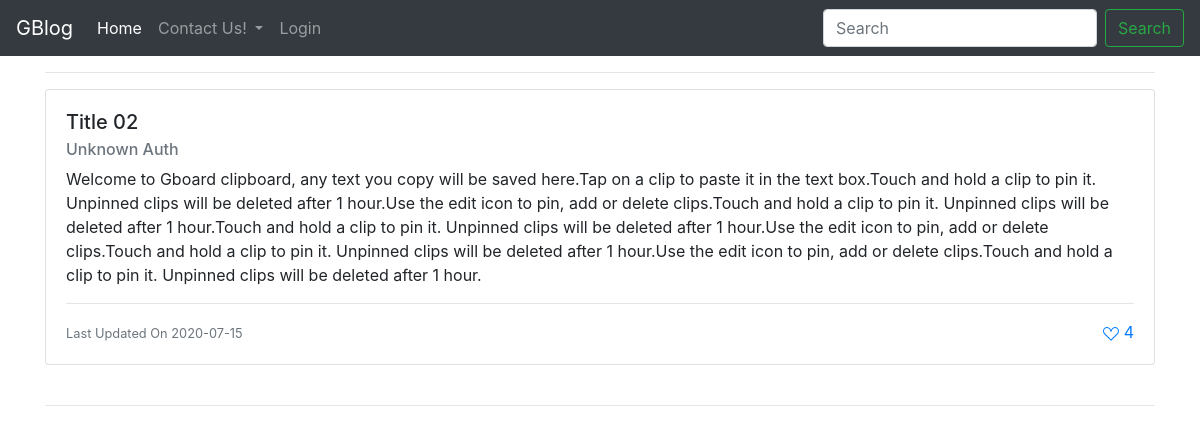
The page /posts on the database its author committed.
### app.py (models this page shows, shortened)
class BlogPost(db.Model):
    id = db.Column(db.Integer, primary_key=True)
    title = db.Column(db.String(100), nullable=False)
    content = db.Column(db.Text, nullable=False)
    author = db.Column(db.String(20), nullable=False, default='N/A')
    date_posted = db.Column(db.Date, nullable=False, default=datetime.now().date())
    likes = db.Column(db.Integer,default=0)

### app.py (the view)
@app.route("/posts" , methods=['GET', 'POST'])
def posts():
    isAdmin = False
    isLogged = False
    if request.method == 'POST':
        post_title = request.form['title']
        post_content = request.form['content']
        post_author = request.form['author']
        new_post = BlogPost(title=post_title, content=post_content, author=post_author)
        db.session.add(new_post)
        db.session.commit()
        return redirect('/posts')
    else:
        all_posts = BlogPost.query.order_by(BlogPost.date_posted).all()
        if 'user' in session:
            user = "Logged As " + session['user']
            isLogged = True
            if session['user'] == 'admin':
                isAdmin = True
            else:
                isAdmin = False
        else:
            user = ""
            isLogged = False
        return render_template('posts.html', posts=all_posts,isAdmin=isAdmin,isLogged=isLogged,user=user)

### templates/posts.html (shortened to what this page needs)
{% extends "base.html" %}
{% block body %}
    <hr>
{% for post in posts %}
	  <div class="card">
    <div class="card-body">
	    <h5 class="card-title">{{post.title}}</h5>
	    <h6 class="card-subtitle mb-2 text-muted">{{post.author}}</h6>
	    <p style="white-space:pre-wrap" class="card-text">{{post.content}}</p>
	    <hr>
	    <p class="card-text"><small class="text-muted"> Last Updated On {{post.date_posted}}</small>
      <span class='float-right'>
	<a href='/posts/like/{{post.id}}'>
		{% if liked %}
		<svg width="1em" height="1em" viewBox="0 0 16 16" class="bi bi-suit-heart-fill" fill="currentColor" xmlns="http://www.w3.org/2000/svg">
			<path d="M4 1c2.21 0 4 1.755 4 3.92C8 2.755 9.79 1 12 1s4 1.755 4 3.92c0 3.263-3.234 4.414-7.608 9.608a.513.513 0 0 1-.784 0C3.234 9.334 0 8.183 0 4.92 0 2.755 1.79 1 4 1z"/>
		</svg >
		{% else %}
		<svg width="1em" height="1em" viewBox="0 0 16 16" class="bi bi-suit-heart" fill="currentColor" xmlns="http://www.w3.org/2000/svg">
	<path fill-rule="evenodd" d="M8 6.236l.894-1.789c.222-.443.607-1.08 1.152-1.595C10.582 2.345 11.224 2 12 2c1.676 0 3 1.326 3 2.92 0 1.211-.554 2.066-1.868 3.37-.337.334-.721.695-1.146 1.093C10.878 10.423 9.5 11.717 8 13.447c-1.5-1.73-2.878-3.024-3.986-4.064-.425-.398-.81-.76-1.146-1.093C1.554 6.986 1 6.131 1 4.92 1 3.326 2.324 2 4 2c.776 0 1.418.345 1.954.852.545.515.93 1.152 1.152 1.595L8 6.236zm.392 8.292a.513.513 0 0 1-.784 0c-1.601-1.902-3.05-3.262-4.243-4.381C1.3 8.208 0 6.989 0 4.92 0 2.755 1.79 1 4 1c1.6 0 2.719 1.05 3.404 2.008.26.365.458.716.596.992a7.55 7.55 0 0 1 .596-.992C9.281 2.049 10.4 1 12 1c2.21 0 4 1.755 4 3.92 0 2.069-1.3 3.288-3.365 5.227-1.193 1.12-2.642 2.48-4.243 4.38z"/>
	{% endif %}
		</svg>
{{ post.likes }}</a>
      </span>
</p>
    </div>
  </div>
  <br>
{% endfor %}
<hr>
{% endblock  %}

### templates/base.html (shortened to what this page needs)
<!doctype html>
<html lang="en">
<head>
	<link rel="stylesheet" href="https://stackpath.bootstrapcdn.com/bootstrap/4.5.0/css/bootstrap.min.css">
</head>
<body>
	<nav class="navbar navbar-expand-lg navbar-dark bg-dark">
  <a class="navbar-brand" href="/">GBlog</a>
  <div class="collapse navbar-collapse" id="navbarSupportedContent">
    <ul class="navbar-nav mr-auto">
      <li class="nav-item active">
        <a class="nav-link" href="/">Home <span class="sr-only">(current)</span></a>
      </li>
      <li class="nav-item dropdown">
        <a class="nav-link dropdown-toggle" href="#" id="navbarDropdown" role="button" data-toggle="dropdown" aria-haspopup="true" aria-expanded="false">
          Contact Us!
        </a>
      </li>
      <li class="nav-item">
{% if isLogged %}
<a href='/logout'class="nav-link"><span class='float-left' >Logged as {{user}}</span><span class='float-right'>Logout</span>
</a>
{% else %}
<a href='/login' class='nav-link'>Login</a>
{% endif %}
      </li>
    </ul>
    <form class="form-inline my-2 my-lg-0">
      <input class="form-control mr-sm-2" type="search" placeholder="Search" aria-label="Search">
      <button class="btn btn-outline-success my-2 my-sm-0" type="submit">Search</button>
    </form>
  </div>
</nav>
	<div class="container">
	{% block body %}
	{% endblock %}
	</div>
</body>
</html>

### rows shown on the page
BlogPost: title "Title 02", author "Unknown Auth", content "Welcome to Gboard clipboard, any text you copy will be saved here.Tap on a clip to paste it in the text box.Touch and hold a clip to pin it. Unpinned clips will be deleted after 1 hour.Use the edit icon to pin, add or delete clips.Touch and hold a clip to pin it. Unpinned clips will be deleted after 1 hour.Touch and hold a clip to pin it. Unpinned clips will be deleted after 1 hour.Use the edit icon to pin, add or delete clips.Touch and hold a clip to pin it. Unpinned clips will be deleted after 1 hour.Use the edit icon to pin, add or delete clips.Touch and hold a clip to pin it. Unpinned clips will be deleted after 1 hour.", date_posted "2020-07-15", likes "4"
